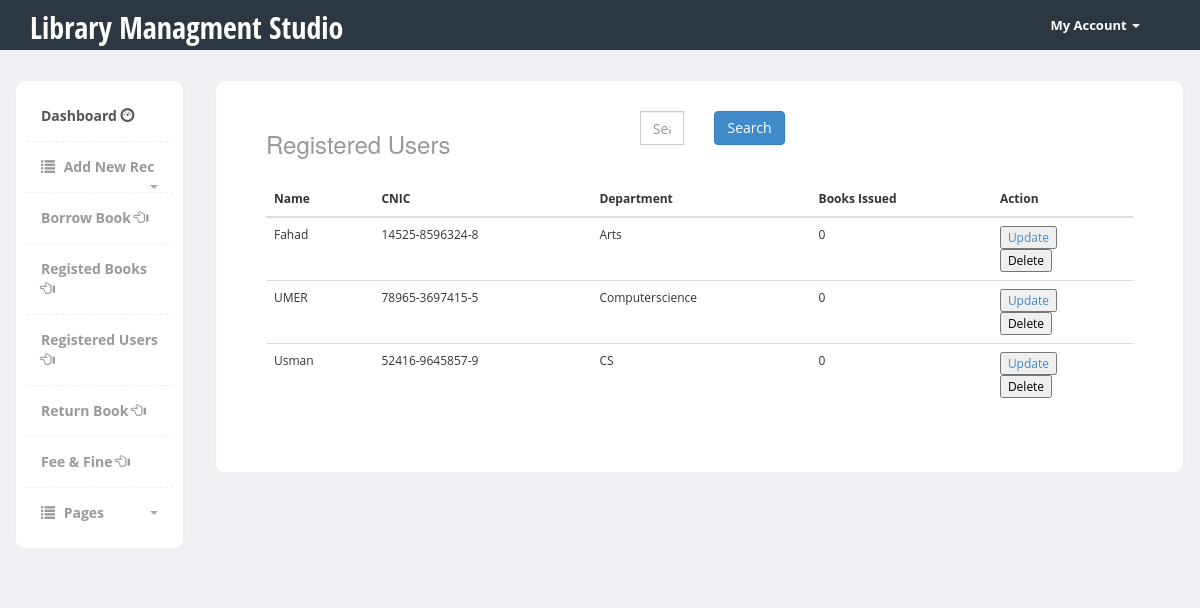
The app's page /users_registered.php with its own data.
### tables this page shows
CREATE TABLE `students` (
  `s_cnic` text NOT NULL,
  `s_first_name` text NOT NULL,
  `s_last_name` text NOT NULL,
  `s_address` text NOT NULL,
  `s_city` text NOT NULL,
  `s_postal_code` text NOT NULL,
  `s_email` text NOT NULL,
  `s_pass` varchar(50) NOT NULL,
  `s_cell1` text NOT NULL,
  `s_cell2` text NOT NULL,
  `s_department` text NOT NULL,
  `s_gender` text NOT NULL
);

### users_registered.php (the view, shortened to what this page needs)
<!DOCTYPE html>
<html>
  <head>
    <link href="https://code.jquery.com/ui/1.10.3/themes/redmond/jquery-ui.css" rel="stylesheet" media="screen">
    <link href="bootstrap/css/bootstrap.min.css" rel="stylesheet">
    <link href="css/styles.css" rel="stylesheet">
    <link href="//netdna.bootstrapcdn.com/font-awesome/4.0.3/css/font-awesome.css" rel="stylesheet">
    <link href="vendors/form-helpers/css/bootstrap-formhelpers.min.css" rel="stylesheet">
    <link href="vendors/select/bootstrap-select.min.css" rel="stylesheet">
    <link href="vendors/tags/css/bootstrap-tags.css" rel="stylesheet">
    <link href="css/forms.css" rel="stylesheet">
  </head>
  <body>
  	<div class="header">
	     <div class="container">
	        <div class="row">
	           <div class="col-md-5">
	              <div class="logo">
	                 <h1><a href="index.php">Library Managment Studio</a></h1>
	              </div>
	           </div>
	           <div class="col-md-2">
	              <div class="navbar navbar-inverse" role="banner">
	                  <nav class="collapse navbar-collapse bs-navbar-collapse navbar-right" role="navigation">
	                    <ul class="nav navbar-nav">
	                      <li class="dropdown">
	                        <a href="#" class="dropdown-toggle" data-toggle="dropdown">My Account <b class="caret"></b></a>
	                      </li>
	                    </ul>
	                  </nav>
	              </div>
	           </div>
	        </div>
	     </div>
	</div>
    <div class="page-content">
    	<div class="row">
		        <div class="col-md-2">
        <div class="sidebar content-box" style="display: block;">
                <ul class="nav">
                    <li class="current"><a href="index.php">Dashboard <span class="glyphicon glyphicon-dashboard"></span></a></li>
                    <li class="submenu">
                         <a href="#">
                            <i class="glyphicon glyphicon-list"></i> Add New Rec
                            <span class="caret pull-right"></span>
                         </a>
                    </li>
                    <li><a href="borrow_book.php">Borrow Book <span class="glyphicon glyphicon-hand-left"></span> </a></li>
                    <li><a href="books_registered.php">Registed Books <span class="glyphicon glyphicon-hand-left"></span> </a></li>
                    <li><a href="users_registered.php">Registered Users <span class="glyphicon glyphicon-hand-left"></span></a> </li>
                    <li><a href="book_return.php">Return Book <span class="glyphicon glyphicon-hand-left"></span></a></li>
                    <li><a href="user_fine.php">Fee & Fine <span class="glyphicon glyphicon-hand-left"></a></li>
                    <li class="submenu">
                         <a href="#">
                            <i class="glyphicon glyphicon-list"></i> Pages
                            <span class="caret pull-right"></span>
                         </a>
                    </li>
                </ul>
             </div>
      </div>
<?php
  $db=mysqli_connect("localhost","root","","uol") ;
?>
		  <div class="col-md-10">
        <div class="content-box-large">
          <div class="panel-heading">
            <div class="col-md-5">
            <h3 class="text-muted">Registered Users</h3>
            </div>
            <div class="col-md-1">
                        <div class="input-group form">
                          <form accept="#" method="POST">
                            <input type="text" class="form-control" name="search_student" placeholder="Search..">
                          </form>
                        </div>
            <?php
              $condition="1";
                $SQL="SELECT * FROM students WHERE $condition ORDER BY s_first_name";
                $rs=mysqli_query($db,$SQL);
            ?>
            </div>
            <div class="col-md-2">
              <button class="btn btn-primary" type="button">Search</button>
            </div>
          <div class="panel-body">
<center>
<table class="table table-hover">
    <thead>
      <tr>
        <th>Name</th>
        <th>CNIC</th>
        <th>Department</th>
        <th>Books Issued</th>
        <th>Action</th>
      </tr>
    </thead>
    <tbody>
    <?php while($data=mysqli_fetch_assoc($rs))
     {
      $s_cnic=$data['s_cnic'];
    ?>
      <tr>
        <td><?= $data['s_first_name'] ?></td>
        <td><?= $data['s_cnic'] ?></td>
        <td><?= $data['s_department'] ?></td>
        <td>
            <?php $SQL="SELECT COUNT(*) FROM borrow_book WHERE s_cnic='$s_cnic' AND bb_date_returned='0000-00-00'; ";
            $query = mysqli_query($db, $SQL);
            $row = mysqli_fetch_array($query);
             echo  $row[0];
           ?>
        </td>
        <td>
          <button>
            <a href="update_user.php?s_cnic=<?php echo $s_cnic; ?>">Update</a>
          </button>
          <form action="php/db.php" method="POST">
            <input type="submit" name="Delete" value="Delete">
          </form>
        </td>
      </tr>
      <?php } ?>
    </tbody>
</table>
</center>
          </div>
        </div>
		  </div>
		</div>
    </div>
     <link href="vendors/bootstrap-datetimepicker/datetimepicker.css" rel="stylesheet">
    <link href="//cdnjs.cloudflare.com/ajax/libs/x-editable/1.5.0/bootstrap3-editable/css/bootstrap-editable.css" rel="stylesheet"/>
  </body>
</html>

### css/styles.css (style rules this page uses)
body { font-family: 'Open Sans', sans-serif; background-color: #eee; position: relative; margin: 0px; font-size: 12px; padding: 0px; }
.page-content > .row { margin-left: 0px !important; margin-right: 0px !important; margin-top: 30px; }
.header { height:50px; background-color: #2c3742; }
.header .logo h1 { font-size:30px; margin:0px; padding:10px 0px; }
.header .logo h1 a { color:#fff; font-family: 'Open Sans Condensed', sans-serif; }
.header .navbar * { box-shadow:none !important; }
.header .navbar { background:none !important; border:0px !important; }
.header .navbar .nav > li > a { color:#fff !important; font-size:13px !important; border-bottom:0px !important; margin-top:0px !important; font-weight:bold; }
.header .navbar-collapse { border:0px !important; }
.header .navbar-nav .caret { border-top-color:#fff !important; border-bottom-color:#fff !important; }
.content-box, .content-box-large { margin-bottom:30px; background:#fff; border-radius:10px; padding:10px; border-left:1px solid #eee; border-top:1px solid #eee; border-right:2px solid #eee; border-bottom:2px solid #eee; }
.content-box-large { padding: 20px; }
.sidebar ul.nav, .sidebar ul.nav ul { list-style: none; padding: 0px; margin: 0px; }
.sidebar .nav > li { margin: 0; border-bottom:1px dashed #eee; }
.sidebar .nav > li:last-child { border-bottom:0px; }
.sidebar .nav > li > a { font-size: 14px; line-height: 20px; padding: 15px 15px; color: #999; display: block; font-weight:bold; background:none; text-decoration: none; border-top:0px; font-weight:bold; }
.sidebar .nav > li > a > i { margin-right:5px; }
.sidebar .nav li a:hover, .sidebar .nav li.current > a { background: #fff; color: #555; border-bottom:0px; }
.sidebar .nav a .caret { float: right; width: 0; height: 0; display: inline-block; vertical-align: top; border-top: 4px solid #aaa; border-right: 4px solid transparent; border-left: 4px solid transparent; content: ""; margin-top: 8px; margin-left: 2px; }
body { background-color: #eff0f3; }
.panel-body { clear:both; }

### records on screen
students: s_first_name "Fahad", s_cnic "14525-8596324-8", s_department "Arts", row "0"
students: s_first_name "UMER", s_cnic "78965-3697415-5", s_department "Computerscience", row "0"
students: s_first_name "Usman", s_cnic "52416-9645857-9", s_department "CS", row "0"
